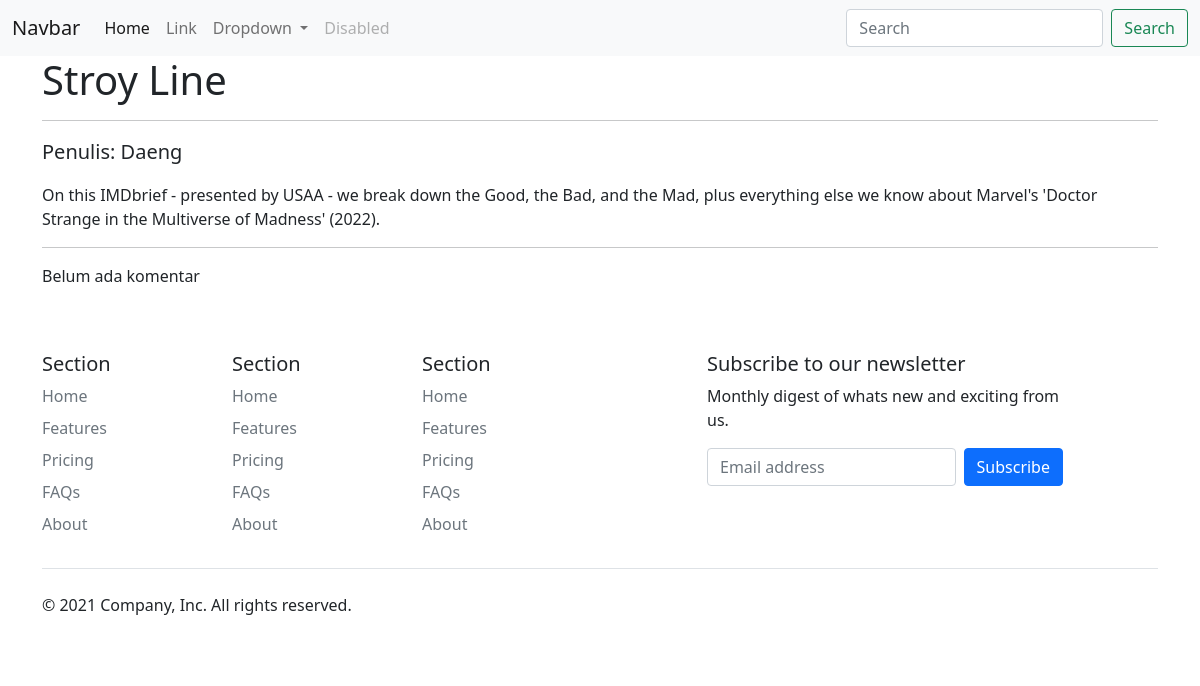
Screenshot of /home/detail/5 with the database file from the repository.
### tables this page shows
CREATE TABLE `c_konten` (
  `id` int(5) NOT NULL AUTO_INCREMENT,
  `b_user_id` int(1) DEFAULT NULL,
  `b_kategori_id` int(3) NOT NULL,
  `b_kategori_id_tahun` int(3) NOT NULL,
  `judul` varchar(255) NOT NULL,
  `isi` text NOT NULL,
  `c_konten_id` int(5) DEFAULT NULL,
  PRIMARY KEY (`id`),
  KEY `b_kategori_id` (`b_kategori_id`),
  KEY `c_konten_id` (`c_konten_id`),
  KEY `b_user_id` (`b_user_id`)
);

CREATE TABLE `b_user` (
  `id` int(1) NOT NULL AUTO_INCREMENT,
  `nama` varchar(44) NOT NULL,
  PRIMARY KEY (`id`)
);

### app/view/front/home/detail.php (the view, shortened to what the rows shown need)
<div class="container">
  <div class="row">
    <div class="col-12">
      <h1><?=$ckm->judul?></h1>
      <hr>
      <p class="lead">Penulis: <?=$ckm->penulis->nama?></p>
      <div class="std">
        <?=$ckm->isi?>
      </div>
    </div>
  </div>
</div>

### rows the page displays
c_konten: judul "Stroy Line", isi "On this IMDbrief - presented by USAA - we break down the Good, the Bad, and the Mad, plus everything else we know about Marvel's 'Doctor Strange in the Multiverse of Madness' (2022)."
b_user: nama "Daeng"
